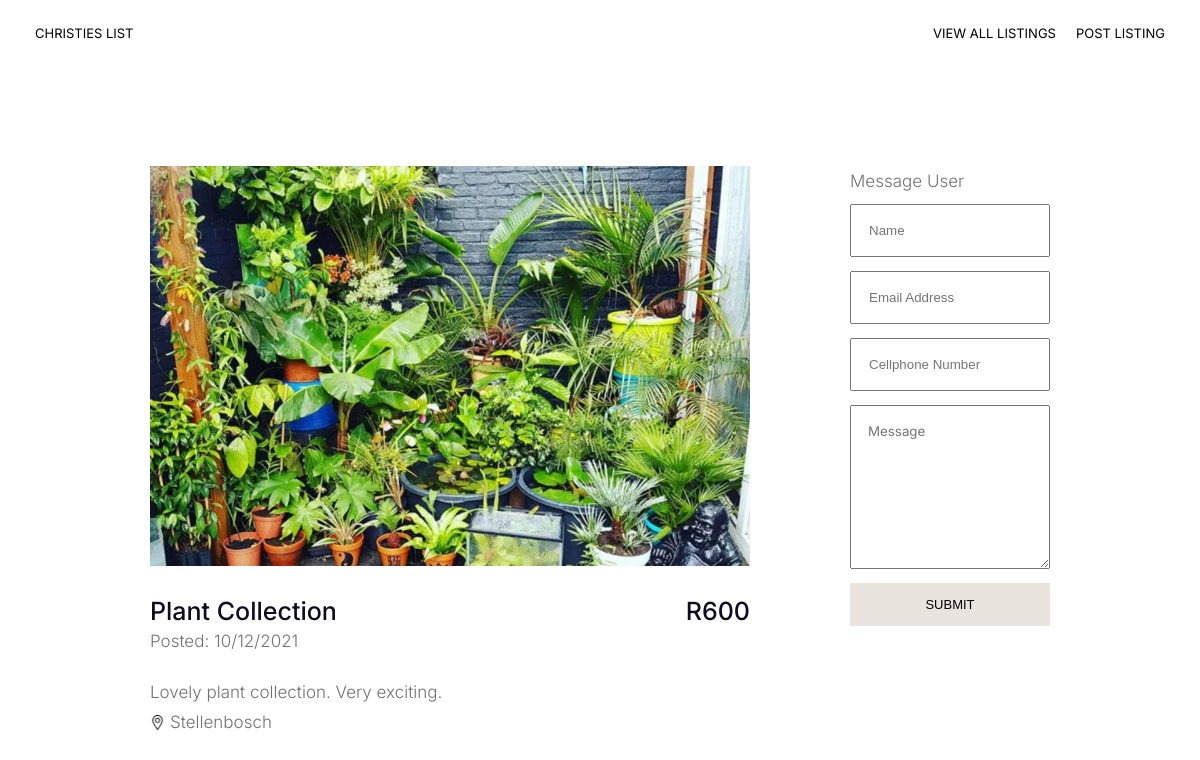
The page /view-listing.php?id=4 on the database its author committed.
### tables this page shows
CREATE TABLE `listing` (
  `id` int NOT NULL AUTO_INCREMENT,
  `posted_by` int NOT NULL,
  `name` varchar(255) NOT NULL,
  `description` varchar(255) NOT NULL,
  `location` varchar(255) NOT NULL,
  `date` varchar(255) NOT NULL,
  `category` varchar(255) NOT NULL,
  `image` varchar(255) NOT NULL,
  `price` varchar(11) NOT NULL,
  PRIMARY KEY (`id`)
);

### src/core/queries.php (called while the page is built, shortened)
<?php
function getListingById($id) {
    require 'conn.php';
    return $conn->query("SELECT * FROM listing WHERE id=" . $id);
}

### src/model/full-listing.php (the view)
<?php
function fullListing($id, $name, $description, $price, $date, $location, $image) {
    echo '<div class="full-listing">
                <img src="' . $image . '" width="600px">
                <div class="full-description">
                    <div class="full-description-price">
                        <div>
                            <h4>' . htmlspecialchars($name) . '</h4>
                            <p>Posted: ' . htmlspecialchars($date) . '</p>
                        </div>
                        <h4>R' . htmlspecialchars($price) . '</h4>
                    </div>
                    <p>' . htmlspecialchars($description) . '</p>
                    <div class="location">
                        <img src="image/location.png" width="15px">
                        <p>' . htmlspecialchars($location) . '</p>
                    </div>
                </div>
          </div>';
}

### src/view-listing.php (shortened to what this page needs)
<?php session_start(); require 'send-enquiry.php';  include 'menu.php'; include 'model/full-listing.php'; ?>
<html>
    <div class="container">
        <div class="side-by-side">
            <div class="listing-side">
                <?php
                    $listings = getListingById($_GET['id']);
                    if ($listings->num_rows > 0) {
                        while($row = $listings->fetch_assoc()) {
                            fullListing($row['id'], $row['name'], $row['description'], $row['price'], $row['date'], $row['location'], $row['image']);
                    }
                    } else {
                    echo '<div>
                            <h3>There is no listing with this ID</a></h3>
                        </div>';
                    }
                ?>
            </div>
            <div>
                <p>Message User</p>
                <form action="<?php echo htmlspecialchars($_SERVER['REQUEST_URI']);?>" method="post">
                    <input type="text" name="name" placeholder="Name" required>
                    <input type="text" name="email" placeholder="Email Address" required>
                    <input type="text" name="number" placeholder="Cellphone Number">
                    <textarea id="message" name="message" rows="8" cols="50" placeholder="Message"></textarea>
                    <input type="submit">
                </form>
            </div>
        </div>
    </div>
</html>

### src/css/styles.css (style rules this page uses)
body, h1, h3, p, h4 { margin: 0; }
body, textarea { font-family: 'Inter', sans-serif; }
p { font-size: 17px; }
p, .registration p, select { line-height: 1.8em; font-weight: 300; color: #727272; }
h1, h2, h3, h4 { font-weight: 500; color: #0d0c22; }
h4 { font-size: 25px; }
button, input[type="submit"] { border-radius: 17px; border: 0; padding: 14px 40px; font-size: 13px; text-transform: uppercase; background-color: white; }
nav, nav div, footer, .container, .heading, .listings-container, .listings-container-inner, .listing, .full-description-price, .location, .safety-banner, .hot-items, .categories, .side-by-side { display: flex; }
nav, footer, nav div, .container, .heading, .listings-container-inner, .listing, .location, .safety-banner { align-items: center; }
.container { width: 70%; margin: 0 auto; }
.container { flex-direction: column; }
.description, .full-description { padding: 10px 0; }
.full-description-price { justify-content: space-between; padding: 20px 0; }
.location img { margin-right: 5px; }
.side-by-side { padding: 100px 0 50px 0; }
.listing-side { max-width: 600px; padding-right: 100px; }
input, select, textarea { width: 100%; padding: 17px; margin: 7px 0; }
input[type="submit"] { background: #eae4df !important; color: black !important; border-radius: 0; width: 200px; float: right; }

### rows shown on the page
listing: image (picture), name "Plant Collection", date "10/12/2021", price "600", description "Lovely plant collection. Very exciting.", location "Stellenbosch"
